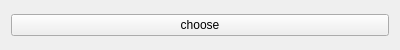
<?xml version="1.0" encoding="UTF-8"?>
<ui version="4.0">
 <class>Widget</class>
 <widget class="QWidget" name="Widget">
  <property name="geometry">
   <rect>
    <x>0</x>
    <y>0</y>
    <width>400</width>
    <height>50</height>
   </rect>
  </property>
  <property name="windowTitle">
   <string>Widget</string>
  </property>
  <layout class="QVBoxLayout" name="verticalLayout">
   <item>
    <widget class="QPushButton" name="pushButton">
     <property name="text">
      <string>choose</string>
     </property>
    </widget>
   </item>
  </layout>
 </widget>
 <layoutdefault spacing="6" margin="11"/>
 <resources/>
 <connections/>
</ui>
